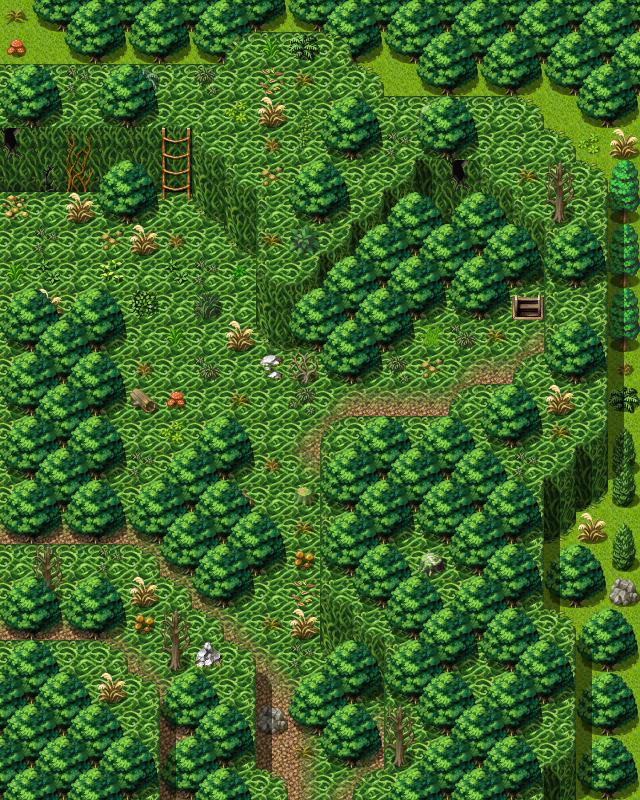

A level layout from a 2D game, rendered from its tile map. Below: a short description, then the map file with tile-grid data replaced by summaries:
An orthogonal 20x25 tile map with 32x32 px tiles, 3 tile layers (Ground, Objects, Above), 1 hidden layer not drawn, 20 tilesets and 5 objects (3x spawn, 2x mapchange).

<map version="1.0" orientation="orthogonal" width="20" height="25" tilewidth="32" tileheight="32">
    <properties>
        <property name="outdoors" value="1" />
    </properties>
    <tileset firstgid="1" name="map_6" tilewidth="32" tileheight="32">
        <image source="../drawable/map_6.png" />
    </tileset>
    <tileset firstgid="65" name="map_35" tilewidth="32" tileheight="32">
        <image source="../drawable/map_35.png" />
    </tileset>
    <tileset firstgid="129" name="map_36" tilewidth="32" tileheight="32">
        <image source="../drawable/map_36.png" />
    </tileset>
    <tileset firstgid="193" name="map_0" tilewidth="32" tileheight="32">
        <image source="../drawable/map_0.png" />
    </tileset>
    <tileset firstgid="257" name="map_1" tilewidth="32" tileheight="32">
        <image source="../drawable/map_1.png" />
    </tileset>
    <tileset firstgid="321" name="map_10" tilewidth="32" tileheight="32">
        <image source="../drawable/map_10.png" />
    </tileset>
    <tileset firstgid="385" name="map_16" tilewidth="32" tileheight="32">
        <image source="../drawable/map_16.png" />
    </tileset>
    <tileset firstgid="449" name="map_2" tilewidth="32" tileheight="32">
        <image source="../drawable/map_2.png" />
    </tileset>
    <tileset firstgid="513" name="map_19" tilewidth="32" tileheight="32">
        <image source="../drawable/map_19.png" />
    </tileset>
    <tileset firstgid="577" name="map_17" tilewidth="32" tileheight="32">
        <image source="../drawable/map_17.png" />
    </tileset>
    <tileset firstgid="641" name="map_5" tilewidth="32" tileheight="32">
        <image source="../drawable/map_5.png" />
    </tileset>
    <tileset firstgid="705" name="map_4" tilewidth="32" tileheight="32">
        <image source="../drawable/map_4.png" />
    </tileset>
    <tileset firstgid="769" name="map_7" tilewidth="32" tileheight="32">
        <image source="../drawable/map_7.png" />
    </tileset>
    <tileset firstgid="833" name="map_9" tilewidth="32" tileheight="32">
        <image source="../drawable/map_9.png" />
    </tileset>
    <tileset firstgid="897" name="map_26" tilewidth="32" tileheight="32">
        <image source="../drawable/map_26.png" />
    </tileset>
    <tileset firstgid="961" name="map_3" tilewidth="32" tileheight="32">
        <image source="../drawable/map_3.png" />
    </tileset>
    <tileset firstgid="1025" name="map_27" tilewidth="32" tileheight="32">
        <image source="../drawable/map_27.png" />
    </tileset>
    <tileset firstgid="1089" name="map_18" tilewidth="32" tileheight="32">
        <image source="../drawable/map_18.png" />
    </tileset>
    <tileset firstgid="1153" name="map_25" tilewidth="32" tileheight="32">
        <image source="../drawable/map_25.png" />
    </tileset>
    <tileset firstgid="1217" name="map_20" tilewidth="32" tileheight="32">
        <image source="../drawable/map_20.png" />
    </tileset>
    <layer name="Ground" width="20" height="25">
        <data>[500 cells, 500 non-empty, 13 distinct tile ids]</data>
    </layer>
    <layer name="Objects" width="20" height="25">
        <data>[500 cells, 414 non-empty, 68 distinct tile ids]</data>
    </layer>
    <layer name="Above" width="20" height="25">
        <data>[500 cells, 92 non-empty, 12 distinct tile ids]</data>
    </layer>
    <layer name="Walkable" width="20" height="25" visible="0">
        <data>[500 cells, 409 non-empty, 1 distinct tile ids]</data>
    </layer>
    <objectgroup name="Mapevents">
        <object name="west" type="mapchange" x="0" y="192" width="32" height="96">
            <properties>
                <property name="map" value="lodar9" />
                <property name="place" value="east" />
            </properties>
        </object>
        <object name="down lodar10" type="mapchange" x="512" y="288" width="32" height="32">
            <properties>
                <property name="map" value="lodar12cave1" />
                <property name="place" value="up north" />
            </properties>
        </object>
    </objectgroup>
    <objectgroup name="Spawn">
        <object name="khakin1" type="spawn" x="64" y="224" width="416" height="480">
            <properties>
                <property name="quantity" value="5" />
                <property name="spawngroup" value="khakin1" />
            </properties>
        </object>
        <object name="khakin1_1" type="spawn" x="320" y="384" width="64" height="32">
            <properties>
                <property name="spawngroup" value="khakin1" />
            </properties>
        </object>
        <object name="morkins" type="spawn" x="224" y="64" width="160" height="160">
            <properties>
                <property name="spawngroup" value="morkins" />
            </properties>
        </object>
    </objectgroup>
    <objectgroup name="Keys" />
</map>
